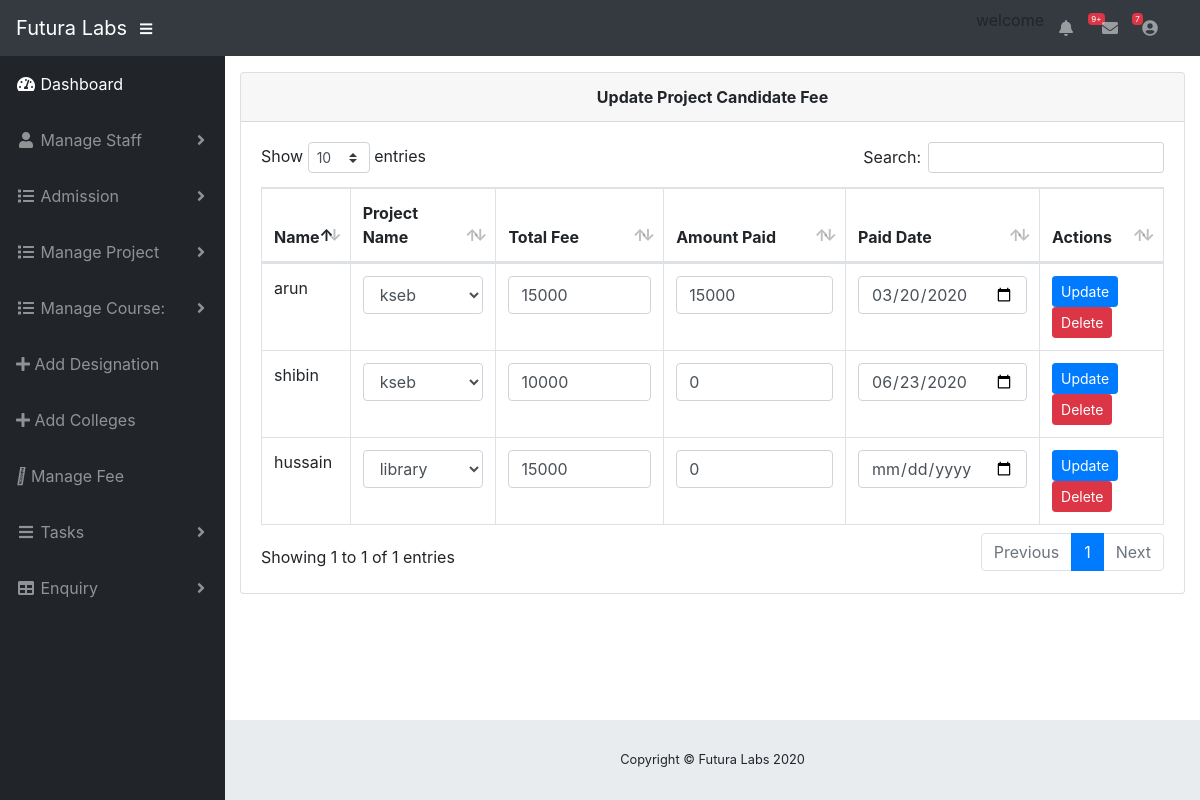
The app's page /edit-project-fee.php (signed in) with its own data.
### tables this page shows
CREATE TABLE `project_fee` (
  `fee_id` int(11) NOT NULL,
  `candidate_id` int(11) NOT NULL,
  `clg_id` int(11) NOT NULL,
  `project_id` int(11) NOT NULL,
  `total` int(30) NOT NULL,
  `paid` int(30) NOT NULL DEFAULT 0,
  `date` varchar(30) NOT NULL DEFAULT 'Not Paid',
  `due` varchar(50) DEFAULT ''
);

CREATE TABLE `project_candi` (
  `candidate_id` int(11) NOT NULL,
  `clg_id` int(11) NOT NULL,
  `project_id` int(11) NOT NULL,
  `name` varchar(20) NOT NULL,
  `address` varchar(30) NOT NULL,
  `phone` varchar(20) NOT NULL,
  `email` varchar(30) NOT NULL,
  `course_name` varchar(20) NOT NULL,
  `total_members` int(10) NOT NULL,
  `team_details` varchar(50) NOT NULL,
  `joining_date` varchar(30) NOT NULL
);

CREATE TABLE `project` (
  `project_id` int(11) NOT NULL,
  `project_name` varchar(20) NOT NULL,
  `domain` varchar(20) NOT NULL,
  `details` varchar(50) NOT NULL
);

### edit-project-fee.php (the view, shortened to what this page needs)
<?php include 'admin_header.php';
?>
<div class="card mb-3">
          <div class="card-header">
         <center><b> Update Project Candidate Fee   </center></b> </div>
          <div class="card-body">
            <div class="table-responsive">
            <form method="post">
              <table class="table table-bordered" id="dataTable" width="100%" cellspacing="0">
                <thead>
                    <tr>
                        <th>Name</th>
                        <th>Project Name</th>
                        <th>Total Fee</th>
                        <th>Amount Paid</th>
                        <th>Paid Date</th>
                        <th>Actions</th>
                    </tr>
                </thead>
                <?php
                 $result=mysqli_query($con,"SELECT * FROM `project_fee` JOIN project ON project_fee.project_id=project.project_id JOIN project_candi ON project_fee.candidate_id=project_candi.candidate_id JOIN college ON project_fee.clg_id=college.clg_id");
                while($rows=mysqli_fetch_array($result))
            {
                ?>
                <tbody>
                  <tr>
                    <td><?php echo $rows['name'];?></td>
                    <td>
                    <select name="Project" class="form-control" required>
                                <option value=""><?php echo $rows['project_name'];?></option>
 </select>
                    </td>
                    <td><input type="text" name="total" class="form-control"required value="<?php echo $rows['total'];?>"></td>
                    <td><input type="text" name="paid" class="form-control"required value="<?php echo $rows['paid'];?>"></td>
                    <td><input type="date" name="date" class="form-control"required value="<?php echo $rows['date'];?>"></td>
                    <td>
                    <input type="submit" name="update" id="update" class="btn btn-primary btn-sm" value="Update" required="required" >
                        <a href=".php?enq_id=<?php echo $rows[''];?>"><button class="btn btn-danger btn-sm"></a>Delete</button>
                    </td>
                  </tr>
                </tbody>
                <?php
            }
            ?>
              </table>
              </form>
            </div>
          </div>
        </div>
      </div>
    </div>
  </div>
  <?php include 'footer.php'; ?>

### records on screen
project_fee: candidate.name "arun", Project "kseb", total "15000", paid "15000", date "03/20/2020"
project_fee: candidate.name "shibin", Project "kseb", total "10000", paid "0", date "06/23/2020"
project_fee: candidate.name "hussain", Project "library", total "15000", paid "0"
